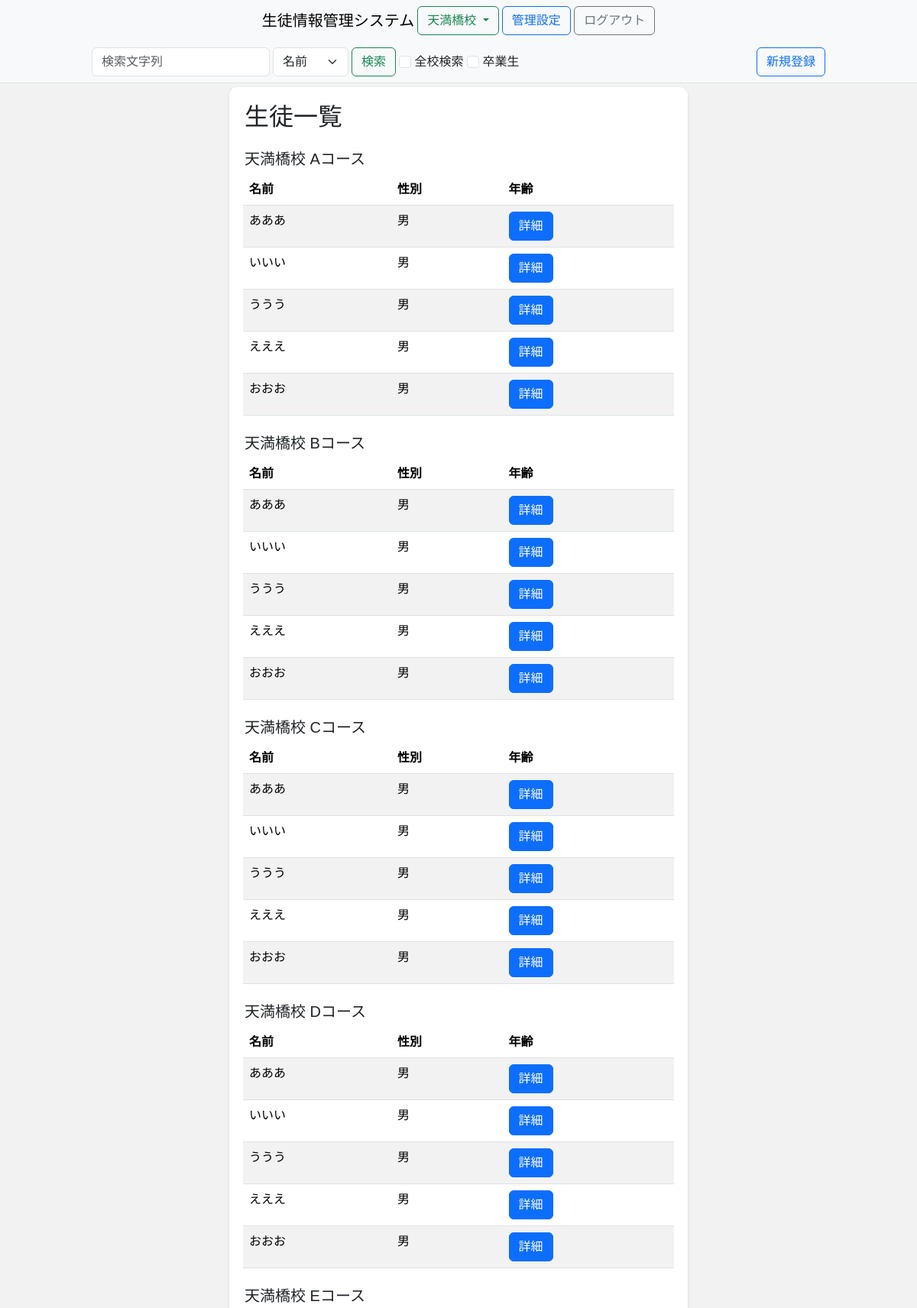
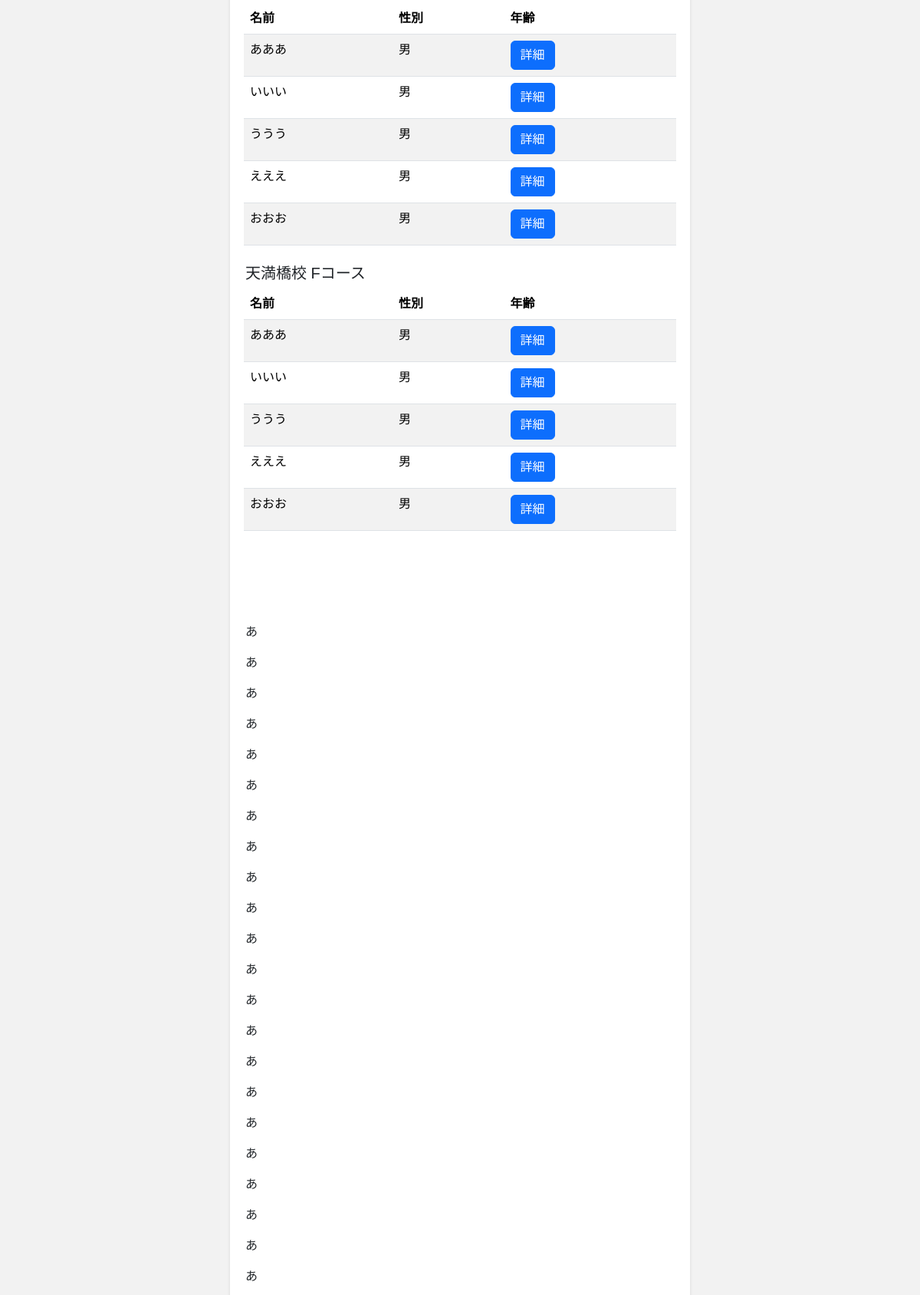
The app's page /天満橋校/student_list (signed in, upper part) with its own data (2 pictures, top to bottom).
### SIMS/models/__init__.py (models this page shows, shortened)
class BaseMixin(db.Model):
    __abstract__ = True
    id = Column(Integer, primary_key=True, autoincrement=True)
    @classmethod
    def get_all(cls, **kwargs):
        if not kwargs:
            all_data = cls.query.all()
        else:
            all_data = cls.query.filter_by(**kwargs).all()
        return [data.to_dict() for data in all_data]
    def to_dict(self):
        dic = self.__dict__.copy()
        if '_sa_instance_state' in dic:
            del dic['_sa_instance_state']
        return dic

class Class(BaseMixin):
    __tablename__ = 'class'
    id = Column(Integer, primary_key=True, autoincrement=True)
    name = Column(String(64))

class Student(BaseMixin):
    __tablename__ = 'student'
    name = Column(String(64))
    school = Column(String(64))
    class_name = Column(String(64))
    gender = Column(Integer)
    birthday = Column(DateTime)
    address = Column(String(64))
    phone = Column(String(13))
    email = Column(String(64))
    gmail = Column(String(64))
    note = Column(String(400))
    def get_divide_by_class(school):
        if school is None:
            students = Student.get_all()
        else:
            students = Student.get_all(school=school)
        classes = Class.get_all()
        students_by_class = []
        for cls in classes:
            students_by_class.append({
                'class_name': cls['name'],
                'students': [student for student in students if student['class_name'] == cls['name']]
            })
        return students_by_class
    def to_dict(self):
        dic = super().to_dict()
        dic['birthday'] = dic['birthday'].strftime('%Y-%m-%d')
        match (dic['gender']):
            case 1:
                dic['gender'] = '男'
            case 2:
                dic['gender'] = '女'
            case 3:
                dic['gender'] = 'その他'
        return dic

### SIMS/views/student_list.py (the view)
@bp.route('/<school>/student_list')
@login_required
def student_list(school):
    schools = School.get_all()
    students_by_class = Student.get_divide_by_class(school)
    if school not in [school['name'] for school in schools]:
        return redirect('/')
    return render_template('student_list.html', students_by_class=students_by_class, schools=schools, school=school)

### SIMS/user_auth.py (called while the page is built)
    @login_manager.user_loader
    def load_user(user_id):
        return User.query.get(user_id)

### SIMS/templates/student_list.html (shortened to what this page needs)
{% set subTitle = '生徒一覧' %}
{% set studentSearch = True %}
{% extends 'layout.html' %}
{% block contents %}
<link rel="stylesheet" href="{{ url_for('static', filename='css/student_list.css') }}"></link>
{{ super() }}
<div class="container">
    <h2>生徒一覧</h2>
    {% for list in students_by_class %}
        {% if list.students|length > 0 %}
        <div class="row g-1 mt-3">
            <div class="col-auto">
                <h5 class="pt-1">{{ school }} {{ list.class_name }}</h5>
            </div>
        </div>
        <div class="row g-1">
            <table id="student-table" class="table table-striped table-hover mb-0">
                <thead>
                    <tr>
                        <th>名前</th>
                        <th>性別</th>
                        <th>年齢</th>
                    </tr>
                </thead>
                <tbody>
                {% for student in list.students %}
                <tr>
                    <td>{{ student.name }}</td>
                    <td>{{ student.gender }}</td>
                    <td>
                        <button class="btn btn-primary" name="edit-student" onclick="location.href='/{{ school.name }}/student_detail/{{ student.id }}'">詳細</button>
                    </td>
                </tr>
                {% endfor %}
                </tbody>
            </table>
        </div>
        {% endif %}
    {% endfor %}
    <br>
    <br>
    <br>
    <br>
    <br>
    <p>あ</p>
    <p>あ</p>
    <p>あ</p>
    <p>あ</p>
    <p>あ</p>
    <p>あ</p>
    <p>あ</p>
    <p>あ</p>
    <p>あ</p>
    <p>あ</p>
    <p>あ</p>
    <p>あ</p>
    <p>あ</p>
    <p>あ</p>
    <p>あ</p>
    <p>あ</p>
    <p>あ</p>
    <p>あ</p>
    <p>あ</p>
    <p>あ</p>
    <p>あ</p>
    <p>あ</p>
</div>
{% endblock %}

### SIMS/static/css/student_list.css (style rules this page uses)
body { font-family: Arial, sans-serif; background-color: #f2f2f2; }
:not(header) > .container { max-width: 600px; margin: 5px auto; padding: 20px; background-color: #ffffff; border-radius: 10px; box-shadow: 0 2px 4px rgba(0, 0, 0, 0.1); }

### records on screen
Class: school "天満橋校", class_name "Aコース"
Student: name "あああ", gender "男"
Student: name "いいい", gender "男"
Student: name "ううう", gender "男"
Student: name "えええ", gender "男"
Student: name "おおお", gender "男"
Class: school "天満橋校", class_name "Bコース"
Student: name "あああ", gender "男"
Student: name "いいい", gender "男"
Student: name "ううう", gender "男"
Student: name "えええ", gender "男"
Student: name "おおお", gender "男"
Class: school "天満橋校", class_name "Cコース"
Student: name "あああ", gender "男"
Student: name "いいい", gender "男"
Student: name "ううう", gender "男"
Student: name "えええ", gender "男"
Student: name "おおお", gender "男"
Class: school "天満橋校", class_name "Dコース"
Student: name "あああ", gender "男"
Student: name "いいい", gender "男"
Student: name "ううう", gender "男"
Student: name "えええ", gender "男"
Student: name "おおお", gender "男"
Class: school "天満橋校", class_name "Eコース"
Student: name "あああ", gender "男"
Student: name "いいい", gender "男"
Student: name "ううう", gender "男"
Student: name "えええ", gender "男"
Student: name "おおお", gender "男"
Class: school "天満橋校", class_name "Fコース"
Student: name "あああ", gender "男"
Student: name "いいい", gender "男"
Student: name "ううう", gender "男"
Student: name "えええ", gender "男"
Student: name "おおお", gender "男"

### other values on screen
{{ title }} "生徒情報管理システム"
{{ school }} "天満橋校"
